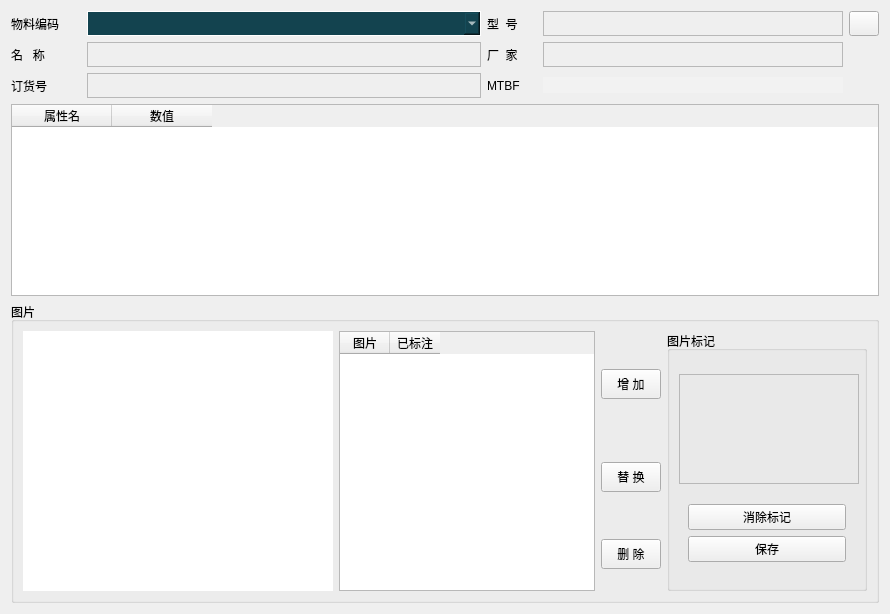
     <widget class="QWidget" name="tab">
      <property name="styleSheet">
       <string notr="true">#tab{background-color: rgba(19, 67, 79, 1);
    border-color: rgba(19, 67, 79, 1);
    border: 0px solid rgba(61, 255, 255,0.4);
    margin: 2px;}</string>
      </property>
      <attribute name="title">
       <string>主属性</string>
      </attribute>
      <layout class="QGridLayout" name="gridLayout_2" rowstretch="0,0,0,0,0">
       <item row="0" column="3">
        <widget class="QLabel" name="label_8">
         <property name="maximumSize">
          <size>
           <width>50</width>
           <height>16777215</height>
          </size>
         </property>
         <property name="text">
          <string>型  号</string>
         </property>
        </widget>
       </item>
       <item row="0" column="0">
        <widget class="QLabel" name="label_3">
         <property name="maximumSize">
          <size>
           <width>70</width>
           <height>16777215</height>
          </size>
         </property>
         <property name="text">
          <string>物料编码</string>
         </property>
        </widget>
       </item>
       <item row="2" column="4">
        <widget class="QLineEdit" name="EdMTBF">
         <property name="maximumSize">
          <size>
           <width>300</width>
           <height>16777215</height>
          </size>
         </property>
         <property name="styleSheet">
          <string notr="true">QLineEdit{
	background-color: rgba(255, 255, 255,0.2);
	border-width:0;
	border-style:outset;
	color: rgba(255, 255, 255, 1);
	font: 12pt &quot;微软雅黑&quot;;
}</string>
         </property>
        </widget>
       </item>
       <item row="2" column="3">
        <widget class="QLabel" name="label_5">
         <property name="maximumSize">
          <size>
           <width>50</width>
           <height>16777215</height>
          </size>
         </property>
         <property name="text">
          <string>MTBF</string>
         </property>
        </widget>
       </item>
       <item row="1" column="4">
        <widget class="QLabel" name="LbFactory">
         <property name="minimumSize">
          <size>
           <width>100</width>
           <height>25</height>
          </size>
         </property>
         <property name="styleSheet">
          <string notr="true">color: rgb(255, 255, 255);</string>
         </property>
         <property name="frameShape">
          <enum>QFrame::StyledPanel</enum>
         </property>
         <property name="text">
          <string/>
         </property>
        </widget>
       </item>
       <item row="0" column="4">
        <widget class="QLabel" name="LbType">
         <property name="minimumSize">
          <size>
           <width>100</width>
           <height>25</height>
          </size>
         </property>
         <property name="styleSheet">
          <string notr="true">color: rgb(255, 255, 255);</string>
         </property>
         <property name="frameShape">
          <enum>QFrame::StyledPanel</enum>
         </property>
         <property name="text">
          <string/>
         </property>
        </widget>
       </item>
       <item row="2" column="1" colspan="2">
        <widget class="QLabel" name="LbOrderNum">
         <property name="minimumSize">
          <size>
           <width>0</width>
           <height>25</height>
          </size>
         </property>
         <property name="styleSheet">
          <string notr="true">color: rgb(255, 255, 255);</string>
         </property>
         <property name="frameShape">
          <enum>QFrame::StyledPanel</enum>
         </property>
         <property name="text">
          <string/>
         </property>
        </widget>
       </item>
       <item row="0" column="1" colspan="2">
        <widget class="QComboBox" name="CbPartCode">
         <property name="minimumSize">
          <size>
           <width>0</width>
           <height>25</height>
          </size>
         </property>
         <property name="styleSheet">
          <string notr="true">background-color: rgb(19, 67, 79);
border:1px solid rgb(255,255,255);
color: rgb(255, 255, 255);

</string>
         </property>
         <property name="editable">
          <bool>true</bool>
         </property>
        </widget>
       </item>
       <item row="1" column="0">
        <widget class="QLabel" name="label_4">
         <property name="maximumSize">
          <size>
           <width>70</width>
           <height>16777215</height>
          </size>
         </property>
         <property name="text">
          <string>名   称</string>
         </property>
        </widget>
       </item>
       <item row="1" column="1" colspan="2">
        <widget class="QLabel" name="LbName">
         <property name="minimumSize">
          <size>
           <width>0</width>
           <height>25</height>
          </size>
         </property>
         <property name="styleSheet">
          <string notr="true">color: rgb(255, 255, 255);</string>
         </property>
         <property name="frameShape">
          <enum>QFrame::StyledPanel</enum>
         </property>
         <property name="text">
          <string/>
         </property>
        </widget>
       </item>
       <item row="0" column="5">
        <widget class="QPushButton" name="BtnUnitChoose">
         <property name="maximumSize">
          <size>
           <width>30</width>
           <height>30</height>
          </size>
         </property>
         <property name="text">
          <string/>
         </property>
         <property name="icon">
          <iconset>
           <normaloff>C:/TBD/data/型号选择图标.png</normaloff>C:/TBD/data/型号选择图标.png</iconset>
         </property>
        </widget>
       </item>
       <item row="2" column="0">
        <widget class="QLabel" name="label_6">
         <property name="maximumSize">
          <size>
           <width>70</width>
           <height>16777215</height>
          </size>
         </property>
         <property name="text">
          <string>订货号</string>
         </property>
        </widget>
       </item>
       <item row="1" column="3">
        <widget class="QLabel" name="label_10">
         <property name="maximumSize">
          <size>
           <width>50</width>
           <height>16777215</height>
          </size>
         </property>
         <property name="text">
          <string>厂  家</string>
         </property>
        </widget>
       </item>
       <item row="3" column="0" colspan="6">
        <widget class="QTableWidget" name="tableWidgetUnitAttr">
         <property name="styleSheet">
          <string notr="true"/>
         </property>
         <property name="selectionBehavior">
          <enum>QAbstractItemView::SelectRows</enum>
         </property>
         <attribute name="verticalHeaderVisible">
          <bool>false</bool>
         </attribute>
         <column>
          <property name="text">
           <string>属性名</string>
          </property>
         </column>
         <column>
          <property name="text">
           <string>数值</string>
          </property>
         </column>
        </widget>
       </item>
       <item row="4" column="0" colspan="6">
        <widget class="QGroupBox" name="groupBox_2">
         <property name="minimumSize">
          <size>
           <width>0</width>
           <height>300</height>
          </size>
         </property>
         <property name="title">
          <string>图片</string>
         </property>
         <layout class="QGridLayout" name="gridLayout_4" columnstretch="1,0,0,0">
          <item row="0" column="3" rowspan="3">
           <widget class="QGroupBox" name="groupBox">
            <property name="maximumSize">
             <size>
              <width>200</width>
              <height>16777215</height>
             </size>
            </property>
            <property name="title">
             <string>图片标记</string>
            </property>
            <layout class="QVBoxLayout" name="verticalLayout_6">
             <item>
              <widget class="QFrame" name="frameTag">
               <property name="minimumSize">
                <size>
                 <width>180</width>
                 <height>110</height>
                </size>
               </property>
               <property name="maximumSize">
                <size>
                 <width>200</width>
                 <height>110</height>
                </size>
               </property>
               <property name="styleSheet">
                <string notr="true"/>
               </property>
               <property name="frameShape">
                <enum>QFrame::StyledPanel</enum>
               </property>
               <property name="frameShadow">
                <enum>QFrame::Sunken</enum>
               </property>
               <property name="midLineWidth">
                <number>1</number>
               </property>
              </widget>
             </item>
             <item>
              <widget class="QWidget" name="widget_6" native="true">
               <property name="minimumSize">
                <size>
                 <width>35</width>
                 <height>60</height>
                </size>
               </property>
               <property name="maximumSize">
                <size>
                 <width>16777215</width>
                 <height>60</height>
                </size>
               </property>
               <layout class="QGridLayout" name="gridLayout_8">
                <property name="topMargin">
                 <number>0</number>
                </property>
                <property name="bottomMargin">
                 <number>0</number>
                </property>
                <item row="0" column="0">
                 <widget class="QPushButton" name="BtnCancelSign">
                  <property name="minimumSize">
                   <size>
                    <width>0</width>
                    <height>20</height>
                   </size>
                  </property>
                  <property name="text">
                   <string>消除标记</string>
                  </property>
                 </widget>
                </item>
                <item row="1" column="0">
                 <widget class="QPushButton" name="BtnSave">
                  <property name="minimumSize">
                   <size>
                    <width>0</width>
                    <height>20</height>
                   </size>
                  </property>
                  <property name="text">
                   <string>保存</string>
                  </property>
                 </widget>
                </item>
               </layout>
              </widget>
             </item>
            </layout>
           </widget>
          </item>
          <item row="0" column="1" rowspan="3">
           <widget class="QTableWidget" name="tableWidgetUnitPic">
            <property name="maximumSize">
             <size>
              <width>16777215</width>
              <height>16777215</height>
             </size>
            </property>
            <property name="styleSheet">
             <string notr="true"/>
            </property>
            <attribute name="horizontalHeaderDefaultSectionSize">
             <number>50</number>
            </attribute>
            <attribute name="verticalHeaderVisible">
             <bool>false</bool>
            </attribute>
            <column>
             <property name="text">
              <string>图片</string>
             </property>
            </column>
            <column>
             <property name="text">
              <string>已标注</string>
             </property>
            </column>
           </widget>
          </item>
          <item row="1" column="2">
           <widget class="QPushButton" name="BtnReplaceUnitPic">
            <property name="minimumSize">
             <size>
              <width>50</width>
              <height>30</height>
             </size>
            </property>
            <property name="maximumSize">
             <size>
              <width>60</width>
              <height>16777215</height>
             </size>
            </property>
            <property name="text">
             <string>替 换</string>
            </property>
           </widget>
          </item>
          <item row="0" column="2">
           <widget class="QPushButton" name="BtnAddUnitPic">
            <property name="minimumSize">
             <size>
              <width>50</width>
              <height>30</height>
             </size>
            </property>
            <property name="maximumSize">
             <size>
              <width>60</width>
              <height>16777215</height>
             </size>
            </property>
            <property name="text">
             <string>增 加</string>
            </property>
           </widget>
          </item>
          <item row="2" column="2">
           <widget class="QPushButton" name="BtnDelUnitPic">
            <property name="minimumSize">
             <size>
              <width>50</width>
              <height>30</height>
             </size>
            </property>
            <property name="maximumSize">
             <size>
              <width>60</width>
              <height>16777215</height>
             </size>
            </property>
            <property name="text">
             <string>删 除</string>
            </property>
           </widget>
          </item>
          <item row="0" column="0" rowspan="3">
           <widget class="QWidget" name="graphicsWidget" native="true">
            <layout class="QGridLayout" name="gridLayout_7">
             <property name="leftMargin">
              <number>0</number>
             </property>
             <property name="topMargin">
              <number>0</number>
             </property>
             <property name="rightMargin">
              <number>0</number>
             </property>
             <property name="bottomMargin">
              <number>0</number>
             </property>
             <property name="spacing">
              <number>0</number>
             </property>
             <item row="0" column="0">
              <widget class="MyGraphicsView" name="graphicsView">
               <property name="minimumSize">
                <size>
                 <width>310</width>
                 <height>260</height>
                </size>
               </property>
               <property name="styleSheet">
                <string notr="true">padding: 0px; border: 0px;</string>
               </property>
               <property name="lineWidth">
                <number>1</number>
               </property>
               <property name="verticalScrollBarPolicy">
                <enum>Qt::ScrollBarAlwaysOff</enum>
               </property>
               <property name="horizontalScrollBarPolicy">
                <enum>Qt::ScrollBarAlwaysOff</enum>
               </property>
               <property name="sizeAdjustPolicy">
                <enum>QAbstractScrollArea::AdjustIgnored</enum>
               </property>
               <property name="renderHints">
                <set>QPainter::Antialiasing|QPainter::TextAntialiasing</set>
               </property>
               <property name="dragMode">
                <enum>QGraphicsView::NoDrag</enum>
               </property>
               <property name="cacheMode">
                <set>QGraphicsView::CacheNone</set>
               </property>
               <property name="transformationAnchor">
                <enum>QGraphicsView::AnchorUnderMouse</enum>
               </property>
               <property name="resizeAnchor">
                <enum>QGraphicsView::AnchorUnderMouse</enum>
               </property>
               <property name="viewportUpdateMode">
                <enum>QGraphicsView::BoundingRectViewportUpdate</enum>
               </property>
              </widget>
             </item>
            </layout>
           </widget>
          </item>
         </layout>
        </widget>
       </item>
      </layout>
     </widget>
